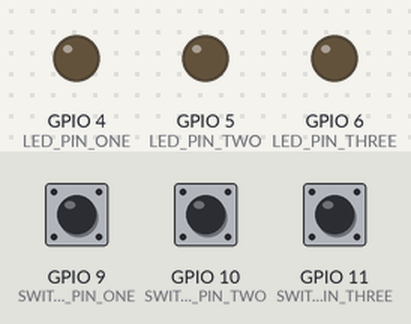
Bench run of a program on a simulated Raspberry Pi (BCM pin numbers). On the bench: output pins drawn as LEDs (lit = HIGH). The test bench sets the inputs (shaded band); at power-on: GPIO 9 (SWITCH_PIN_ONE) LOW, GPIO 10 (SWITCH_PIN_TWO) LOW, GPIO 11 (SWITCH_PIN_THREE) LOW.

Above: at 1.2 s.
1.3 s: GPIO 9 (SWITCH_PIN_ONE) pulled HIGH for 0.15 s
At 1.4 s:
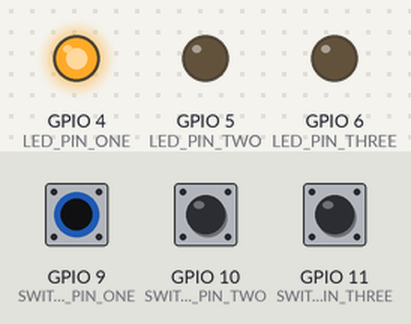
3.0 s: GPIO 10 (SWITCH_PIN_TWO) pulled HIGH for 0.15 s
At 3.1 s:
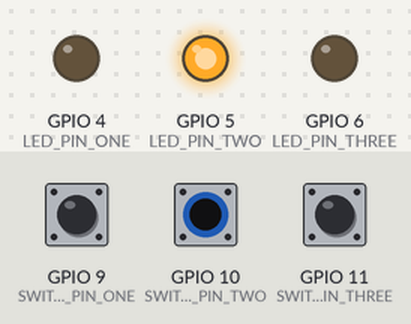
4.7 s: GPIO 11 (SWITCH_PIN_THREE) pulled HIGH for 0.15 s
At 4.8 s:
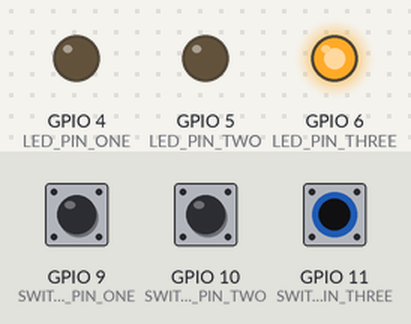
6.4 s: GPIO 11 (SWITCH_PIN_THREE) pulled HIGH for 3.2 s
At 10.5 s:
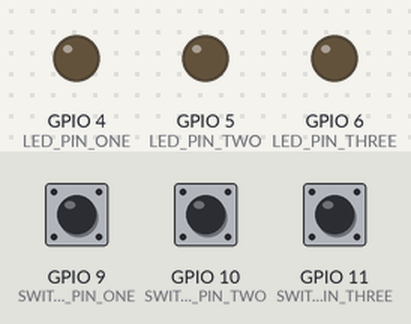
11.1 s: GPIO 9 (SWITCH_PIN_ONE) pulled HIGH for 3.2 s
At 11.6 s:
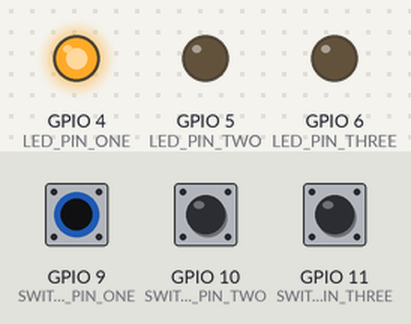
15.8 s: GPIO 9 (SWITCH_PIN_ONE) driven HIGH and GPIO 10 (SWITCH_PIN_TWO) driven HIGH
At 16.5 s:
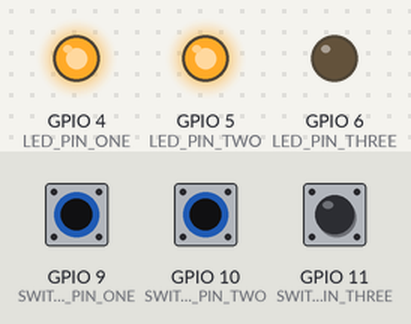
Timing chart, 0 to 18.3 s (numbered marks = the images above; inputs shaded):
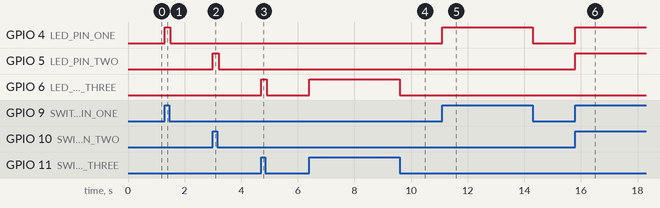

The program:

three_led.py
```python
import RPi.GPIO as GPIO
import time

LED_PIN_ONE = 4
LED_PIN_TWO = 5
LED_PIN_THREE = 6
SWITCH_PIN_ONE = 9
SWITCH_PIN_TWO = 10
SWITCH_PIN_THREE = 11

GPIO.setmode(GPIO.BCM)
GPIO.setup(SWITCH_PIN_ONE, GPIO.IN, pull_up_down=GPIO.PUD_DOWN)
GPIO.setup(SWITCH_PIN_TWO, GPIO.IN, pull_up_down=GPIO.PUD_DOWN)
GPIO.setup(SWITCH_PIN_THREE, GPIO.IN, pull_up_down=GPIO.PUD_DOWN)
GPIO.setup(LED_PIN_ONE, GPIO.OUT)
GPIO.setup(LED_PIN_TWO, GPIO.OUT)
GPIO.setup(LED_PIN_THREE, GPIO.OUT)

try:
    while True:
        val1 = GPIO.input(SWITCH_PIN_ONE)
        val2 = GPIO.input(SWITCH_PIN_TWO)
        val3 = GPIO.input(SWITCH_PIN_THREE)
        GPIO.output(LED_PIN_ONE,val1)
        GPIO.output(LED_PIN_TWO,val2)
        GPIO.output(LED_PIN_THREE,val3)
        time.sleep(0.1)

finally:
    GPIO.cleanup()
    print('cleanup and exit')
```

Measured:
- after the input at 1.3 s, GPIO 4 (LED_PIN_ONE): LOW → HIGH at once, → LOW 0.20 s later
- after the input at 3.0 s, GPIO 5 (LED_PIN_TWO): LOW → HIGH at once, → LOW 0.20 s later
- after the input at 4.7 s, GPIO 6 (LED_PIN_THREE): LOW → HIGH at once, → LOW 0.20 s later
- after the input at 6.4 s, GPIO 6 (LED_PIN_THREE): LOW → HIGH at once, → LOW 3.2 s later
- after the input at 11.1 s, GPIO 4 (LED_PIN_ONE): LOW → HIGH at once, → LOW 3.2 s later
- after the input at 15.8 s, GPIO 4 (LED_PIN_ONE), GPIO 5 (LED_PIN_TWO): LOW → HIGH at once
